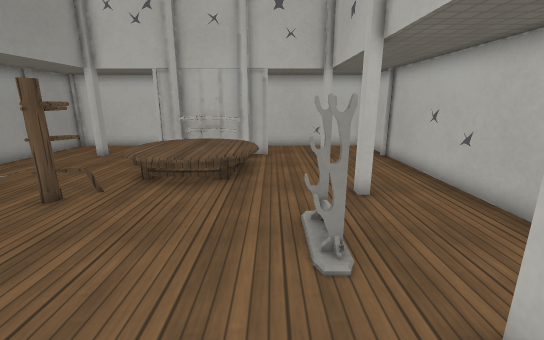
view 1 (above)

13 first-person views from a walk through a 3-D level made in the Godot game engine. The camera is 1.3 m above the floor, tilts 14° down and sees 90° across. The floor is counted in squares, 0.5 m on a side. Each view is taken from the middle of a square. On the plan, view 1 faces up. The plan holds only what a view shows up to about 19 squares ahead; the rest is blank. Characters and animated objects are left out. Surface patterns are stand-ins for the level's own textures.

view 2
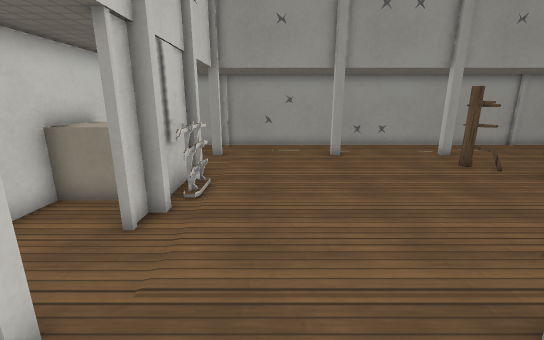

view 3
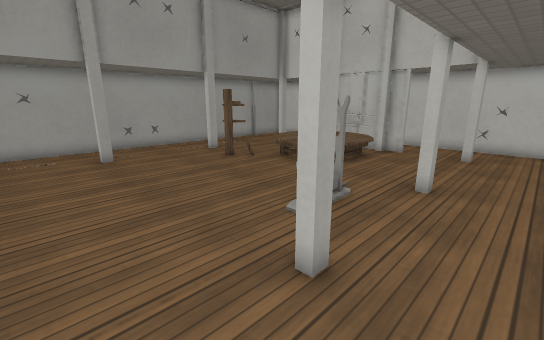

view 4
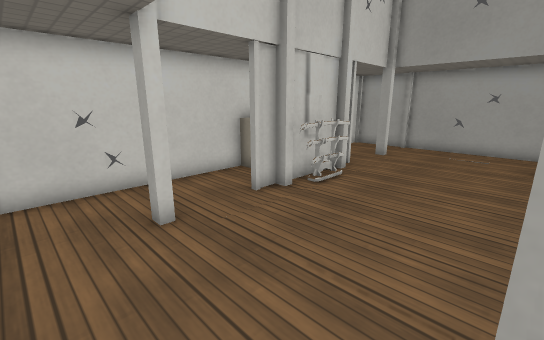

view 5
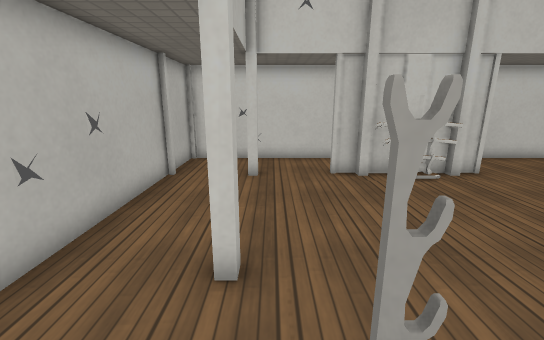

view 6
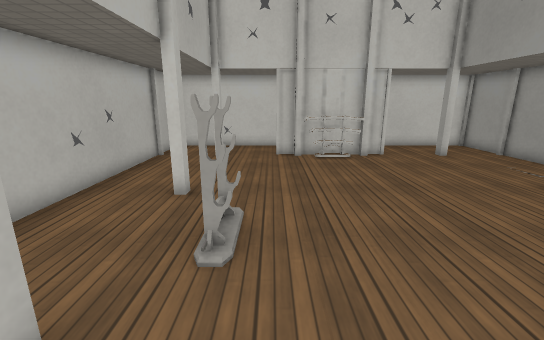

view 7
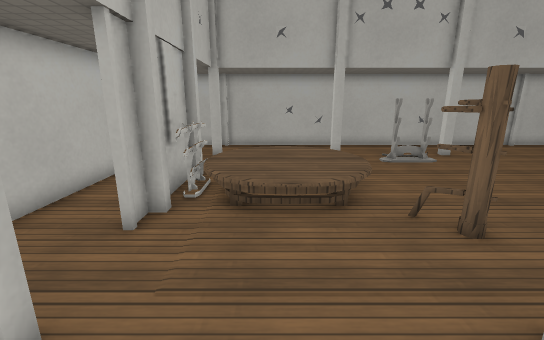

view 8
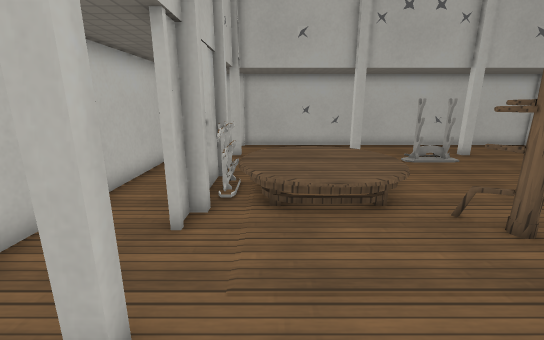

view 9
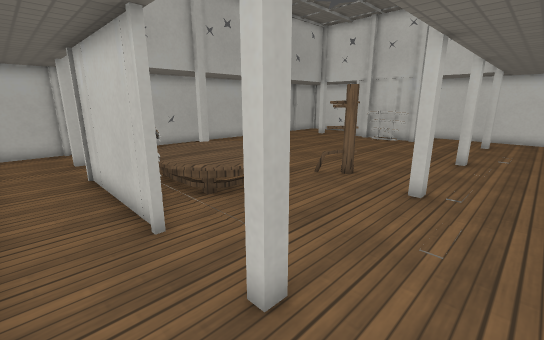

view 10
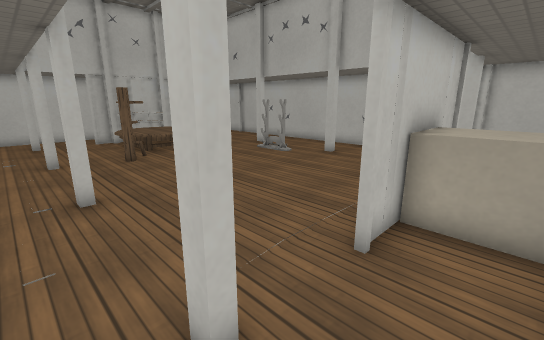

view 11
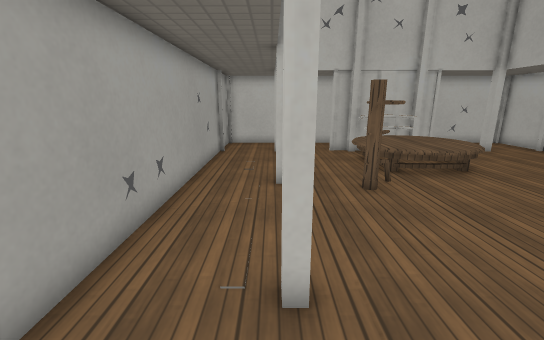

view 12
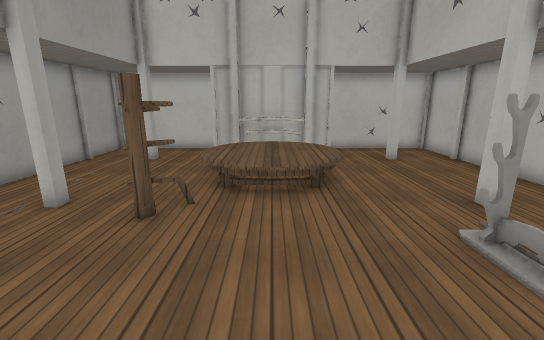

view 13
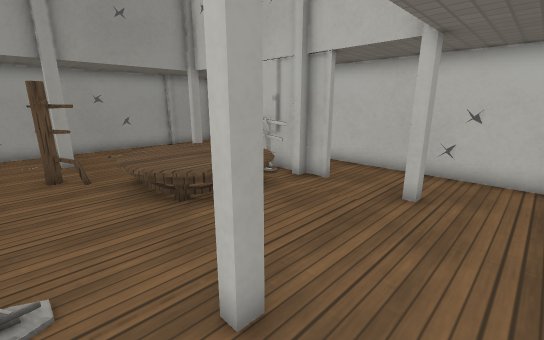

### Floor plan
Key: @ floor where view 1 was taken; # wall or solid block; . main floor; : floor 0.5 m higher than the main floor; / step, stairs or slope; = window, fence, low wall or low ledge; S sword; O other object.
Columns run from 12 left of view 1 to 6 right of it. Each row starts with its distance up from view 1.
 17 ###################
 16 #.................#
 15 #.................#
 14 #..#...#####...#..#
 13 #.......===.......#
 12 #....../:::/......#
 11 #......:::::......#
 10 #......:::::......#
  9 #....../:::/......#
  8 #..#..O/./.....#..#
  7 #.....OO..........#
  6 #............S....#
  5 #.................#
  4 #............S....#
  3 #.................#
  2 #..#...........#..#
  1 #.................#
  0 #...........@.....#
 -1 #.................#
 -2 #.................#
 -3 #.......===.......#
 -4 #..#...#####...#..#
 -5 #.......=#=.......#
 -6 #.......=#=.......#
 -7 ###################

Positions as (right, up) in squares from view 1, and headings:
1: (0, 0), facing up
2: (5, -1), facing left
3: (5, -1), facing up-left
4: (5, 2), facing down-left
5: (2, 6), facing down
6: (0, 10), facing down
7: (-11, 11), facing right
8: (-11, 12), facing right
9: (-11, 16), facing down-right
10: (-10, -6), facing up-right
11: (-9, -1), facing up
12: (-3, 1), facing up
13: (5, 6), facing up-left
